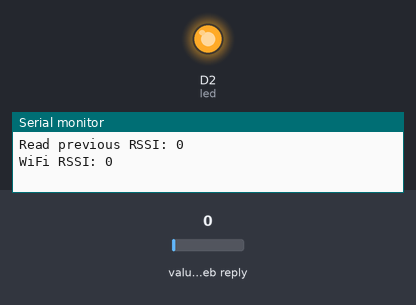
Bench run of a sketch on a simulated ESP8266 (NodeMCU). On the bench: output pins drawn as LEDs (lit = HIGH), the last lines printed to the serial monitor. The test bench sets the inputs (shaded band); at power-on: value in the web reply 0. WiFi joins after 1.5 s; servers stay silent unless stated; web services answer with replies made up by the test bench.

Above: at 10.4 s.
At 31.2 s:
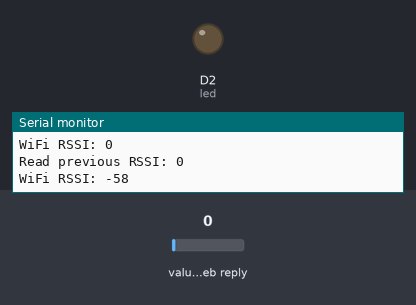
Timing chart, 0 to 54.1 s (numbered marks = the images above):
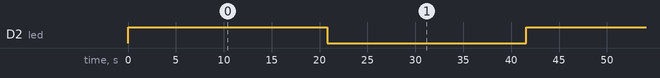

Measured:
- by itself, D2 (led): alternates HIGH for 20.8 s and LOW for 20.8 s

The sketch:

Exercise17.ino
```cpp
#include <ESP8266WiFi.h>
#include <ThingSpeak.h>
const char* ssid = "Jakob - iPhone";
const char* pass = "kodekodeadad";
WiFiClient client;
unsigned long channelID = 2808277; //your TS channal
const char * APIKey = "PKX3A19J2G4V5U2Q"; //your TS API
const char* server = "api.thingspeak.com";
const int postDelay = 20 * 1000; //post data every 5 seconds

const char* readAPIKey = "MT49SDOA5WVE5PKW"; //Read API Key

const int led = D2;

bool LEDon = 1;

void setup() {
  Serial.begin(115200);
  WiFi.begin(ssid, pass);

  pinMode(led, OUTPUT);
  digitalWrite(led,LEDon);
}

float data; //measured data
int RSSI;
int readRSSI = 0;
void loop() {
  RSSI = WiFi.RSSI();
  digitalWrite(led,LEDon);

  ThingSpeak.begin(client);
  client.connect(server, 80); //connect(URL, Port)
  ThingSpeak.setField(1, RSSI); //set data on the X graph
  ThingSpeak.setField(2, LEDon);

  readRSSI = ThingSpeak.readIntField(channelID, 1, readAPIKey);

  Serial.print("Read previous RSSI: ");
  Serial.println(readRSSI);

  Serial.print("WiFi RSSI: ");
  Serial.println(RSSI);
  Serial.println("");

  ThingSpeak.writeFields(channelID, APIKey);//post everything to TS
  client.stop();
  LEDon = !LEDon;
  delay(postDelay); //wait and then post  again
}
```
